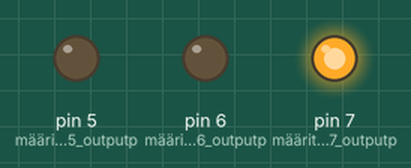
A sketch run on a simulated Arduino Uno, built with avr-gcc and run on an emulated ATmega328P. Shown: output pins drawn as LEDs (lit = HIGH).

Above: at 0.15 s.
At 1.35 s:
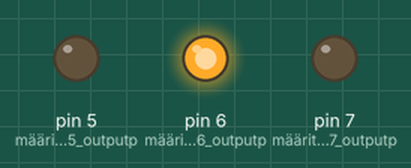
At 2.55 s:
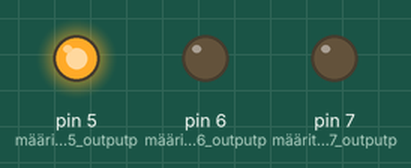
Timing chart, 0 to 3.0 s (numbered marks = the images above):
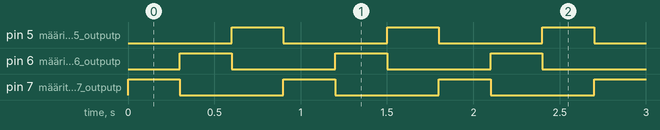

The sketch:

Harjoitus_2_1-a.ino
```cpp
void setup() //määritellään setup funktio
{
  pinMode(7, OUTPUT);  //määritetään pin 7 outputpinniksi
  pinMode(6, OUTPUT); //määritetään pin 6 outputpinniksi
  pinMode(5, OUTPUT); //määritetään pin 5 outputpinniksi
}

void loop() //määritellään toistuva funktio (loop)
{
  led1(); //kutsutaan metodia led1
  led2(); //kutsutaan metodia led2
  led3(); //kutsutaan metodia led3
}

void led1(){  //määritellään led1 funktio
  digitalWrite(7, HIGH);  //laitetaan pin 7 jännitteelliseksi (led palaa)
  delay(300);  //odotetaan 300 ms tehtävänannon mukaisesti
  digitalWrite(7, LOW);  //laitetaan pin 7 jännitteettömäksi (led ei pala)
}
void led2(){  //määritellään led2 funktio
  digitalWrite(6, HIGH);  //laitetaan pin 6 jännitteelliseksi (led palaa)
  delay(300);  //odotetaan 300 ms tehtävänannon mukaisesti
  digitalWrite(6, LOW);  //laitetaan pin 6 jännitteettömäksi (led ei pala)
}
void led3(){  //määritellään led3 funktio
  digitalWrite(5, HIGH);  //laitetaan pin 5 jännitteelliseksi (led palaa)
  delay(300);  //odotetaan 300 ms tehtävänannon mukaisesti
  digitalWrite(5, LOW);  //laitetaan pin 5 jännitteettömäksi (led ei pala)
}
```

Measured:
- by itself, pin 5 (määritetään_pin_5_outputp), pin 6 (määritetään_pin_6_outputp), pin 7 (määritetään_pin_7_outputp): alternates HIGH for 0.30 s and LOW for 0.60 s
- by itself, everything shown: repeats every 0.90 s, in 4 steps
